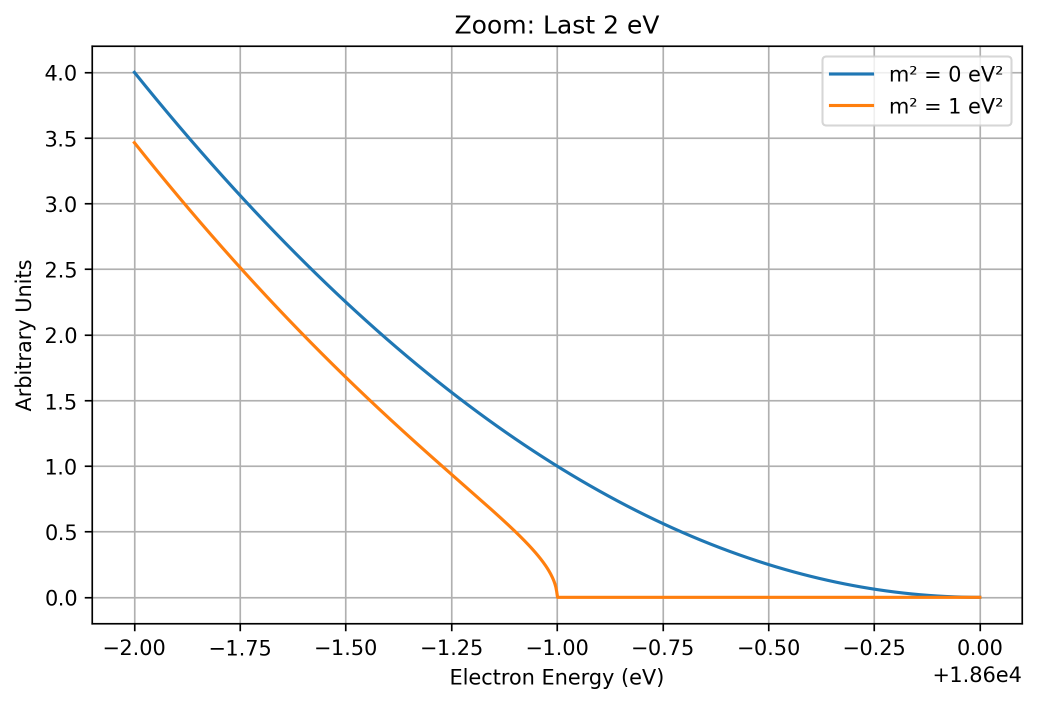
#> input picture Fig_4_1_Endpoint_Zoom.png, 2074 x 1407 px, given in place of spec_0.png, which was not available (shown at 1/2 size)
$ jupyter execute --allow-errors 'spectral analysis of sterile neutrinos.ipynb'   (shell and % lines are left out)
#> lines starting #> are read from the running program, lines starting #| are printed output that depends on the picture; after the words box and inside, x2 and y2 are one past the last pixel; in counts of white or black regions, pixels touching at a corner belong together; pictures that were not available may be replaced by others from this repository, and a replacement may not be noted
[cell 1]
import numpy as np
import matplotlib.pyplot as plt
import scipy
from astropy.io import fits

print("All packages are working!")

[cell 2]
import os
print(os.listdir())

[cell 3]
import os
print(os.getcwd())

[cell 4]
print(os.listdir())

[cell 5]
import os
print(os.path.exists("no line/spec_0.png"))

[cell 6]
import cv2
import matplotlib.pyplot as plt

img = cv2.imread(r"D:\SEM_dataset\no_line\spec_0.png")
#> img is the input picture: shape (1407, 2074, 3); mean B, G, R 247, 247.3, 247.5
img = cv2.cvtColor(img, cv2.COLOR_BGR2RGB)

plt.figure(figsize=(6,4))
plt.imshow(img)
plt.axis("off")

[cell 7]
import cv2
import numpy as np
import matplotlib.pyplot as plt

# Load image
img = cv2.imread(r"D:\SEM_dataset\no_line\spec_0.png")

# Convert to grayscale
gray = cv2.cvtColor(img, cv2.COLOR_BGR2GRAY)

plt.imshow(gray, cmap="gray")
plt.title("Grayscale Image")
plt.axis("off")

[cell 8]
# detect bright pixels (curve detection)
_, thresh = cv2.threshold(gray, 200, 255, cv2.THRESH_BINARY_INV)
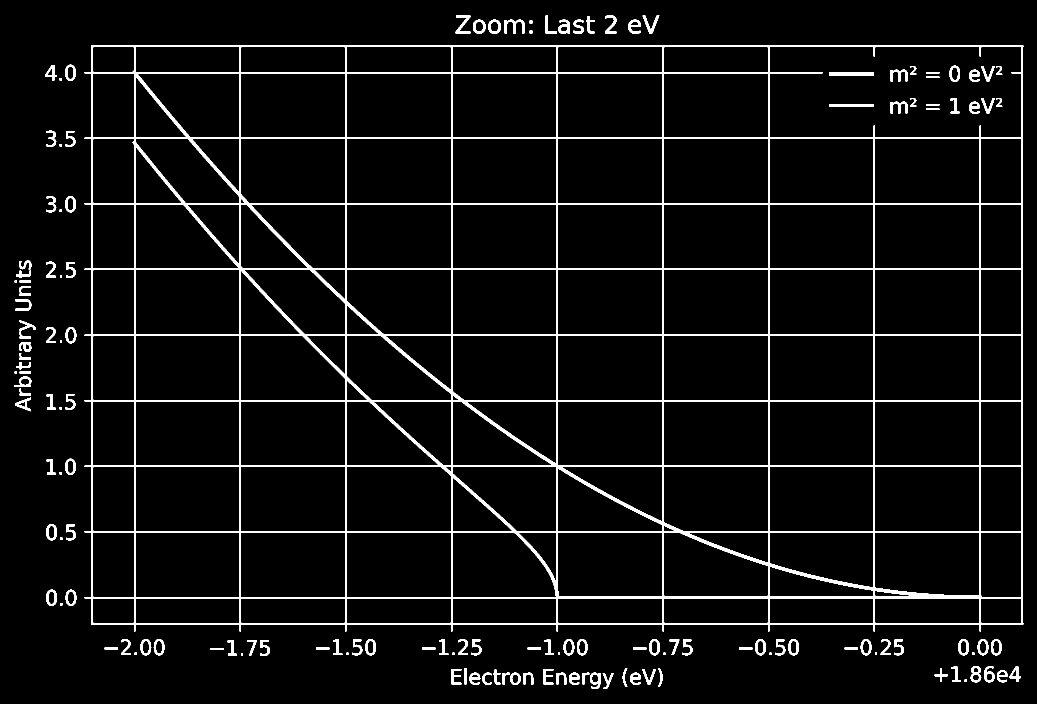
#> thresh: shape (1407, 2074) (shown at 1/2 size); 5.2% white; 144 white regions, largest, box (x1, y1, x2, y2) and area: (169, 90, 2047, 1263) 120000, (1658, 145, 1748, 151) 540, (1658, 208, 1748, 214) 540

plt.imshow(thresh, cmap="gray")
plt.title("Detected Spectrum Pixels")
plt.axis("off")

[cell 9]
# Get coordinates of white pixels
ys, xs = np.where(thresh > 0)

print("Number of detected curve pixels:", len(xs))
#| Number of detected curve pixels: 151751

[cell 10]
# Create spectrum by averaging y-position for each x
unique_x = np.unique(xs)
#> unique_x = 1972 values from 29 to 2046

curve_y = []

for x in unique_x:
    y_values = ys[xs == x]
    curve_y.append(np.mean(y_values))
#> this loop made 1972 passes
#> x on passes 3 to 5: 31, 32, 33
#> after the loop, curve_y = 1972 values, max 1142.5 at index 70, min 150.5 at index 42, mean 743.2

curve_y = np.array(curve_y)

[cell 11]
plt.figure(figsize=(7,5))
plt.plot(unique_x, curve_y)
plt.gca().invert_yaxis()
plt.title("Extracted Spectrum Shape")
plt.xlabel("Pixel (Energy direction)")
plt.ylabel("Pixel (Counts direction)")
plt.show()
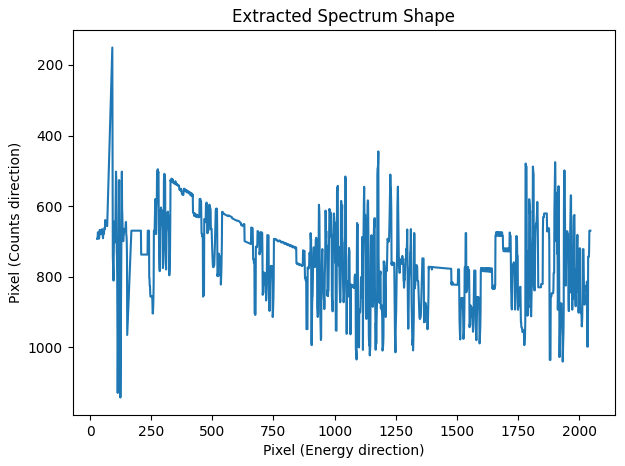
#> figure drawn by matplotlib, 1 panel; curve peaks at x = 124, y = 1142.5

[cell 12]
# Convert pixel x-position to energy (keV)

E_min = 0.0      # keV
E_max = 10.0     # keV

energy = E_min + (unique_x - unique_x.min()) * \
         (E_max - E_min) / (unique_x.max() - unique_x.min())
#> energy = 1972 values from 0 to 10

[cell 13]
counts = curve_y.max() - curve_y
#> counts = 1972 values, max 992 at index 42, min 0 at index 70, mean 399.3

[cell 14]
plt.figure(figsize=(7,5))
plt.plot(energy, counts)
plt.xlabel("Energy (keV)")
plt.ylabel("Counts (arb. units)")
plt.title("Reconstructed X-ray Spectrum")
plt.show()
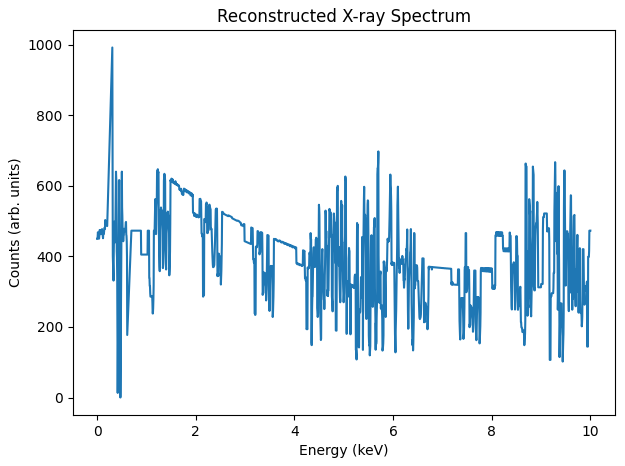
#> figure drawn by matplotlib, 1 panel; curve peaks at x = 0.307, y = 992

[cell 15]
plt.figure(figsize=(6,4))
plt.imshow(img)
plt.axis("off")

[cell 16]
gray = cv2.cvtColor(img, cv2.COLOR_RGB2GRAY)

plt.imshow(gray, cmap='gray')
plt.axis("off")

[cell 17]
plt.hist(gray.ravel(), bins=256)
plt.title("Pixel Intensity Distribution")
plt.show()
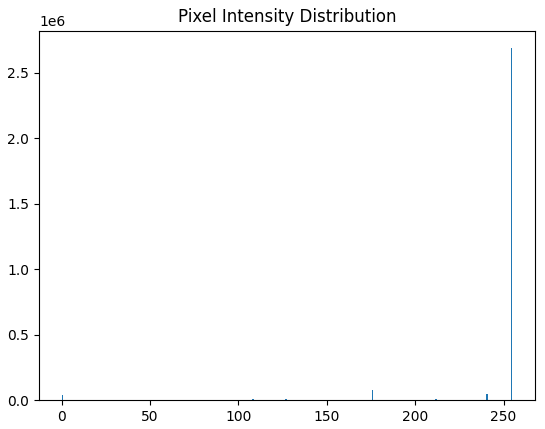
#> figure drawn by matplotlib, 1 panel; tallest bar 2688573 high, from x = 254 to 255

[cell 18]
import cv2
import matplotlib.pyplot as plt

img = cv2.imread(r"D:\SEM_dataset\no_line\spec_0.png")
img = cv2.cvtColor(img, cv2.COLOR_BGR2RGB)

plt.figure(figsize=(6,4))
plt.imshow(img)
plt.axis("off")

[cell 19]
import cv2
import numpy as np
import matplotlib.pyplot as plt

# load image
img = cv2.imread(r"D:\SEM_dataset\no_line\spec_0.png")

# convert to grayscale
gray = cv2.cvtColor(img, cv2.COLOR_BGR2GRAY)

# blur slightly (removes noise)
blur = cv2.GaussianBlur(gray, (5,5), 0)

# automatic threshold (Otsu method)
_, thresh = cv2.threshold(
    blur, 0, 255,
    cv2.THRESH_BINARY_INV + cv2.THRESH_OTSU
)
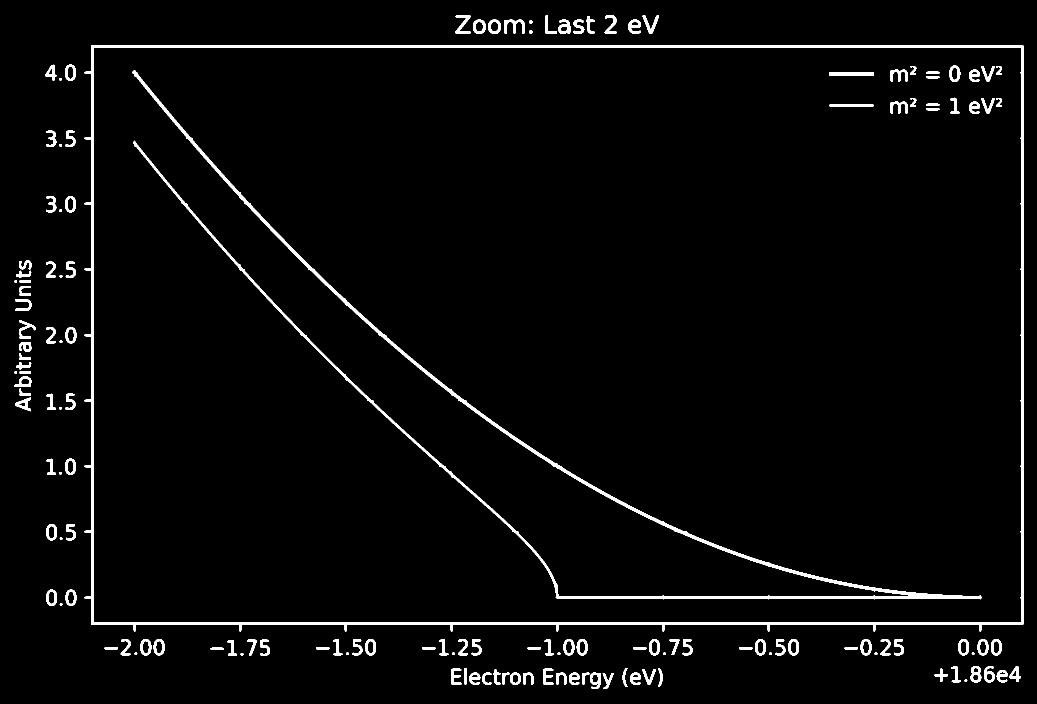
#> thresh: shape (1407, 2074) (shown at 1/2 size); 3.1% white; 144 white regions, largest, box (x1, y1, x2, y2) and area: (169, 90, 2047, 1263) 31352, (264, 140, 1964, 1199) 22846, (1008, 39, 1050, 67) 579

plt.figure(figsize=(6,4))
plt.imshow(thresh, cmap='gray')
plt.title("Detected spectrum pixels (auto threshold)")
plt.axis("off")

[cell 20]
# Convert binary image into spectrum data

binary = thresh.copy()

height, width = binary.shape
#> height = 1407; width = 2074

spectrum = []

for x in range(width):
    column = binary[:, x]

    # count white pixels (signal)
    intensity = np.sum(column > 0)

    spectrum.append(intensity)
#> this loop made 2074 passes
#> intensity on passes 1 to 3: 0, 0, 0
#> after the loop, spectrum = 2074 values, max 1160 at index 183, min 0 at index 0, mean 43.1

spectrum = np.array(spectrum)

# plot extracted spectrum
plt.figure(figsize=(7,4))
plt.plot(spectrum)
plt.xlabel("Pixel (Energy axis)")
plt.ylabel("Counts (relative)")
plt.title("Extracted X-ray Spectrum")
plt.savefig("figure_3_1.png", dpi=300, bbox_inches='tight')
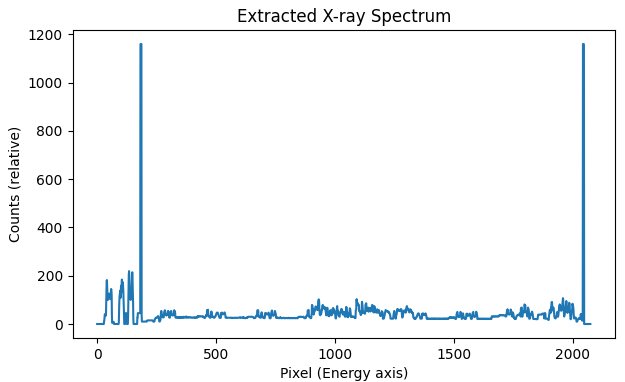
#> figure drawn by matplotlib, 1 panel; curve peaks at x = 183, y = 1160

plt.show()

[cell 21]
import cv2
import numpy as np

def extract_spectrum(image_path):

#> called with image_path = 'D:\\SEM_dataset\\no_line\\spec_0.png'
    img = cv2.imread(image_path)
    gray = cv2.cvtColor(img, cv2.COLOR_BGR2GRAY)

    blur = cv2.GaussianBlur(gray, (5,5), 0)

    _, thresh = cv2.threshold(
        blur, 0, 255,
        cv2.THRESH_BINARY_INV + cv2.THRESH_OTSU
    )

    height, width = thresh.shape
#> height = 1407; width = 2074
    spectrum = []

    for x in range(width):
        column = thresh[:, x]
        intensity = np.sum(column > 0)
        spectrum.append(intensity)

    return np.array(spectrum, dtype=float)

[cell 22]
no_line_spec = extract_spectrum(
    r"D:\SEM_dataset\no_line\spec_0.png"
)
#> no_line_spec has the same summary as spectrum

with_line_spec = extract_spectrum(
    r"D:\SEM_dataset\with_line\spec_0.png"
)
#> call 2 of extract_spectrum, with image_path = 'D:\\SEM_dataset\\with_line\\spec_0.png'
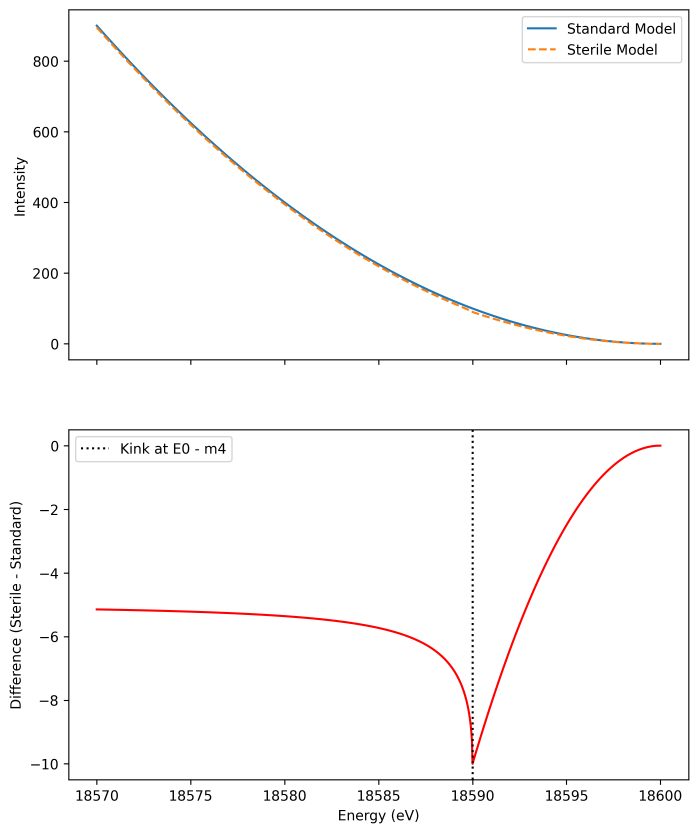
#> input picture Fig_4_3_residual_plot.png, 2095 x 2499 px, given in place of spec_0.png, which was not available (shown at 1/3 size)
#> in extract_spectrum, img is the input picture: shape (2499, 2095, 3); mean B, G, R 249.9, 250, 250.8
#> in extract_spectrum (call 2), `_, thresh = cv2.threshold( blur, 0, 255, cv2.THRESH_BINARY_INV + cv2.T..`:
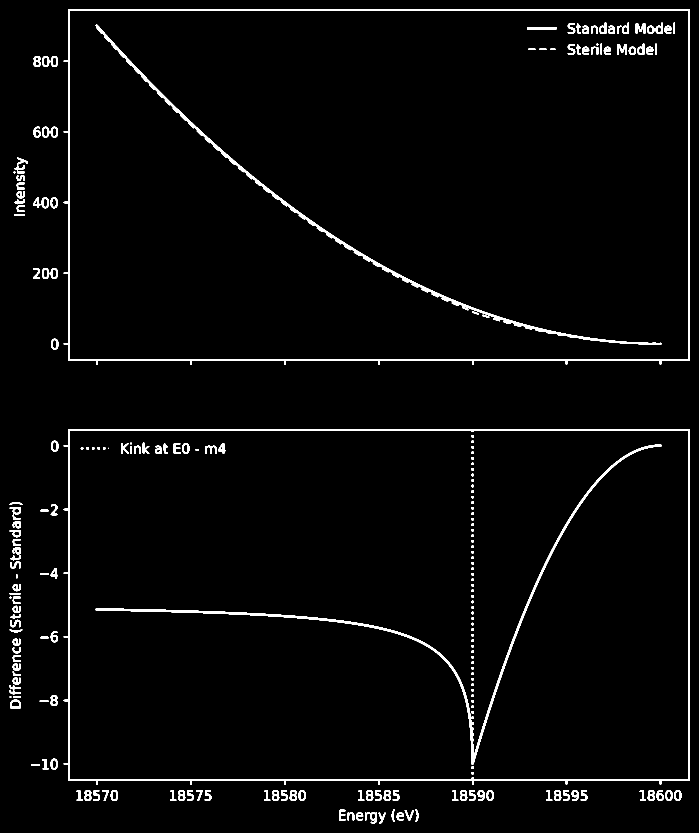
#> thresh: shape (2499, 2095) (shown at 1/3 size); 2.7% white; 219 white regions (1 under 20 px), largest, box (x1, y1, x2, y2) and area: (191, 1287, 2069, 2355) 29951, (191, 27, 2069, 1095) 29828, (287, 1334, 1984, 2294) 16935
#> the loop in extract_spectrum (call 2), `for x in range(width):` made 2095 passes
#> after the loop in extract_spectrum (call 2), `for x in range(width):`: spectrum = 2095 values, max 2110 at index 205, min 0 at index 0, mean 66.23
#> with_line_spec has the same summary as spectrum in extract_spectrum

#> (a cell that did not finish here is left out)

#> (a cell that did not finish here is left out)

[cell 25]
energy_max = 8.0  # keV (from plot axis)
#> (the rest of this cell did not finish here and is left out)

#> (a cell that did not finish here is left out)

[cell 27]
# remove region around detected line
window = 20   # exclude ±20 pixels around peak

#> (the rest of this cell did not finish here and is left out)

#> (a cell that did not finish here is left out)

#> (a cell that did not finish here is left out)

[cell 30]
import os

[cell 31]
folder_no_line = r"D:\SEM_dataset\no_line"
folder_with_line = r"D:\SEM_dataset\with_line"

no_line_files = sorted([
    f for f in os.listdir(folder_no_line)
    if f.endswith(".png")
])

with_line_files = sorted([
    f for f in os.listdir(folder_with_line)
    if f.endswith(".png")
])

print("Number of spectra:", len(no_line_files))

[cell 32]
# pick first spectrum automatically
file0_no_line = os.path.join(folder_no_line, no_line_files[0])
file0_with_line = os.path.join(folder_with_line, with_line_files[0])

print(file0_no_line)
print(file0_with_line)

[cell 33]
no_line_spec = extract_spectrum(file0_no_line)
with_line_spec = extract_spectrum(file0_with_line)
#> with_line_spec = 2074 values, max 1160 at index 183, min 0 at index 0, mean 43.1

print("Spectrum length:", len(no_line_spec))
#| Spectrum length: 2074

[cell 34]
results = []

[cell 35]
for i in range(len(no_line_files)):

    # load spectra
    file_no = os.path.join(folder_no_line, no_line_files[i])
    file_with = os.path.join(folder_with_line, with_line_files[i])

    no_line_spec = extract_spectrum(file_no)
    with_line_spec = extract_spectrum(file_with)

    # excess spectrum
    excess = with_line_spec - no_line_spec
#> excess = 2074 values from 0 to 0

    # detect peak
    line_index = np.argmax(excess)
#> line_index = 0

    # energy conversion
    energy_keV = line_index * 8.0 / len(excess)
#> energy_keV = 0
    sterile_mass = 2 * energy_keV
#> sterile_mass = 0

    # noise estimation
    window = 20
    noise_region = np.concatenate([
        excess[:line_index-window],
        excess[line_index+window:]
    ])
#> noise_region = 4108 values from 0 to 0

    sigma_noise = np.std(noise_region)
#> sigma_noise = 0
    signal_height = excess[line_index]
#> signal_height = 0
    significance = signal_height / sigma_noise
#> significance = nan

    # store result
    results.append([energy_keV, sterile_mass, significance])

print("Analysis complete!")

[cell 36]
import numpy as np

results = np.array(results)
#> results = [[0, 0, nan]]

energies = results[:,0]
#> energies = [0]
masses = results[:,1]
#> masses = [0]
significances = results[:,2]
#> significances = [nan]

[cell 37]
import matplotlib.pyplot as plt

plt.figure(figsize=(7,4))
plt.hist(masses, bins=15)
plt.xlabel("Estimated sterile neutrino mass (keV)")
plt.ylabel("Number of detections")
plt.title("Mass distribution from 100 spectra")
plt.savefig("figure_3_.png", dpi=300, bbox_inches='tight')
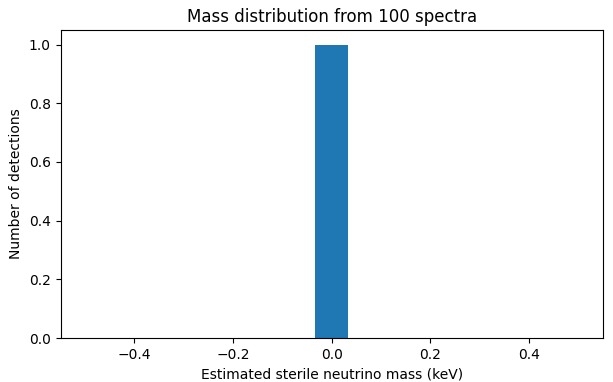
#> figure drawn by matplotlib, 1 panel; tallest bar 1 high, from x = -0.0333 to 0.0333
plt.show()
